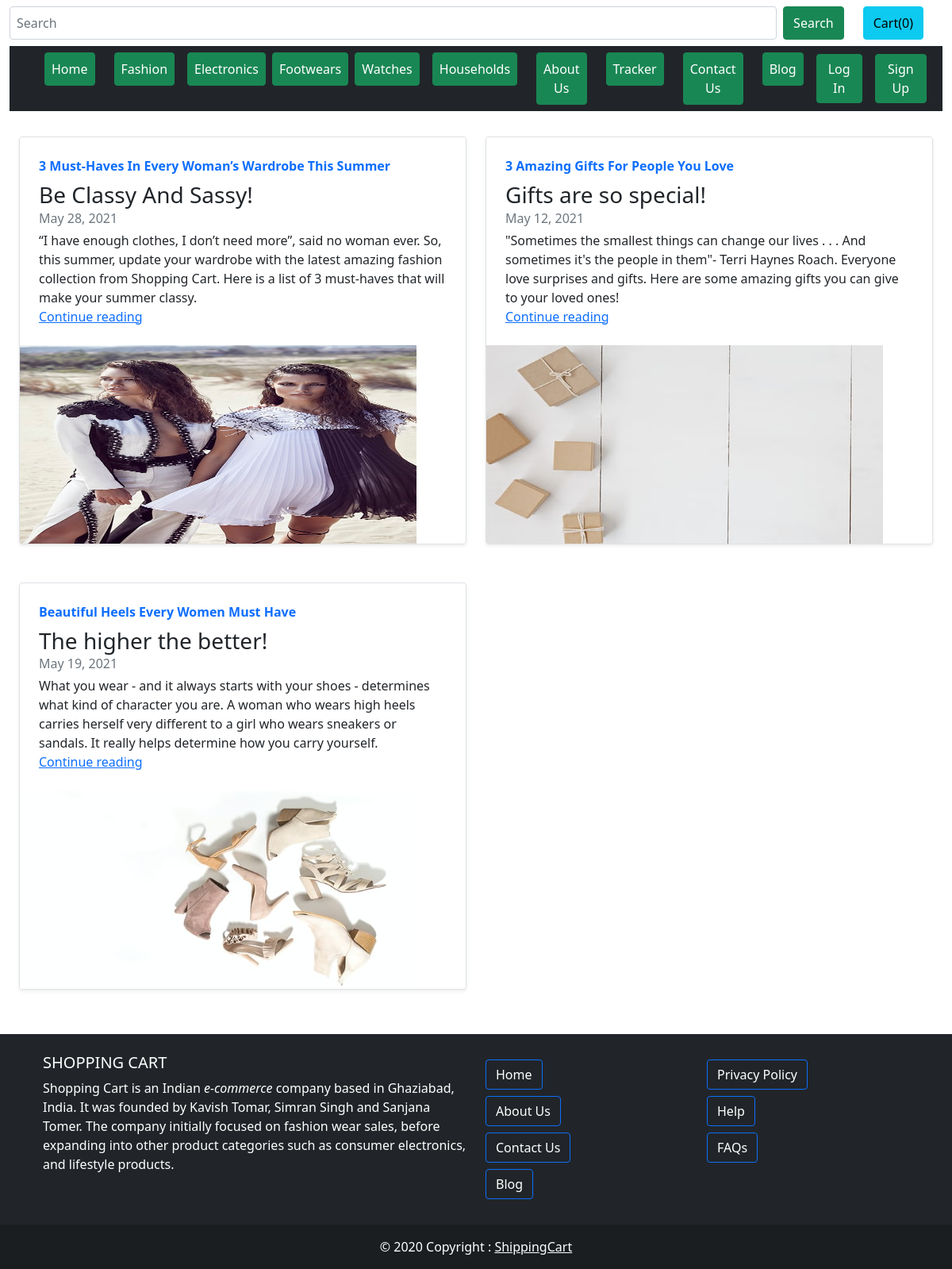
Screenshot of /blog/ with the database file from the repository.
### blog/models.py (models this page shows, shortened)
class Blogpost(models.Model):
    post_id = models.AutoField(primary_key= True)
    title = models.CharField(max_length=100)
    head0 = models.CharField(max_length=500, default="")
    chead0 = models.CharField(max_length=5000, default="")
    thumbnail1 = models.ImageField(upload_to="shop/images", default="")
    head1 = models.CharField(max_length=500, default="")
    chead1 = models.CharField(max_length=5000, default="")
    thumbnail2 = models.ImageField(upload_to="shop/images", default="")
    head2 = models.CharField(max_length=500, default="")
    chead2 = models.CharField(max_length=5000, default="")
    thumbnail3 = models.ImageField(upload_to="shop/images", default="")
    head3 = models.CharField(max_length=500, default="")
    chead3 = models.CharField(max_length=5000, default="")
    pub_date = models.DateField()
    thumbnail = models.ImageField(upload_to="shop/images", default="")

### blog/views.py (the view)
# urls.py: path('', views.index, name="blogHome"),
def index(request):
    myposts = Blogpost.objects.all()
    return render(request, 'blog/index.html', {'myposts': myposts})

### blog/templates/blog/index.html (shortened to what this page needs)
{% extends 'blog/basic.html' %}
  {% block body %}
   <div class="container-fluid my-4"><div class="row mb-2 ">
        {% for item in myposts %}
       <div class="col-md-6 my-2">
           <div class="row g-0 border rounded overflow-hidden flex-md-row mb-4 shadow-sm h-md-250 position-relative">
               <div class="col p-4 d-flex flex-column position-static">
                   <strong class="d-inline-block mb-2 text-primary">{{item.title}}</strong>
                   <h3 class="mb-0">{{item.head0}}</h3>
                   <div class="mb-1 text-muted">{{item.pub_date}}</div>
                   <p class="card-text mb-auto">{{item.chead0}}</p>
                   <a href="blogpost/{{item.post_id}}" class="stretched-link">Continue reading</a>
               </div>
               <div class="col-auto d-none d-lg-block">
                   <img src="/media/{{item.thumbnail}}" class="bd-placeholder-img img-responsive" width="500" height="250" xmlns="http://www.w3.org/2000/svg" role="img" aria-label="Placeholder: Thumbnail" preserveAspectRatio="xMidYMid slice" focusable="false">
               </div>
           </div>
       </div>
       {% if forloop.counter|divisibleby:2 %}
   </div>
       <div class="row mb-2">
           {% endif %}
           {% endfor %}
       </div>
   </div>
    {% endblock %}

### rows the page displays
Blogpost: title "3 Must-Haves In Every Woman’s Wardrobe This Summer", head0 "Be Classy And Sassy!", pub_date "May 28, 2021", chead0 "“I have enough clothes, I don’t need more”, said no woman ever. So, this summer, update your wardrobe with the latest amazing fashion collection from Shopping Cart. Here is a list of 3 must-haves that will make your summer classy.", thumbnail (picture)
Blogpost: title "3 Amazing Gifts For People You Love", head0 "Gifts are so special!", pub_date "May 12, 2021", chead0 "\"Sometimes the smallest things can change our lives . . . And sometimes it's the people in them\"- Terri Haynes Roach. Everyone love surprises and gifts. Here are some amazing gifts you can give to your loved ones!", thumbnail (picture)
Blogpost: title "Beautiful Heels Every Women Must Have", head0 "The higher the better!", pub_date "May 19, 2021", chead0 "What you wear - and it always starts with your shoes - determines what kind of character you are. A woman who wears high heels carries herself very different to a girl who wears sneakers or sandals. It really helps determine how you carry yourself.", thumbnail (picture)
